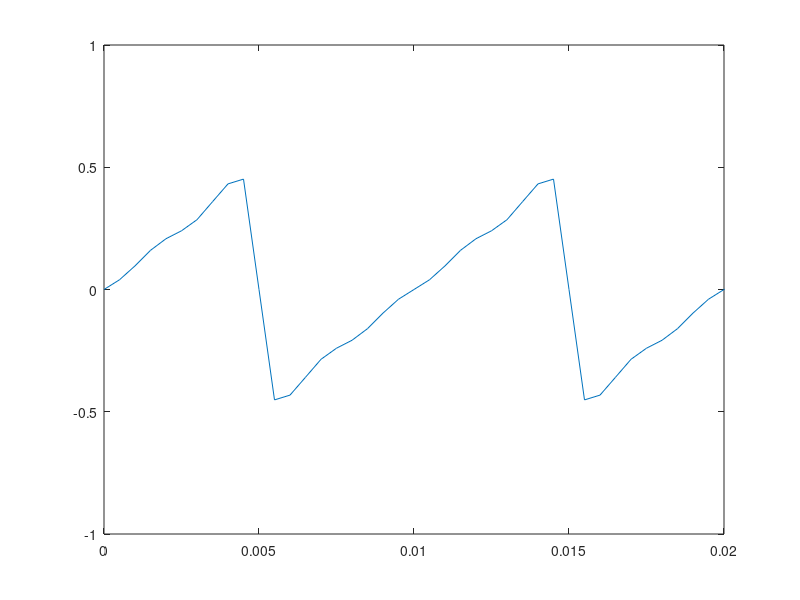

MATLAB code to generate this figure: (Note: this script raises an error after producing the figure.)
% Wave summation example

% Number of sine waves in finite computation
n = 15;
% Amplitude
A = 0.5;
% Sample Rate (samples per second) 
sr = 2000;
% Signal length (in seconds)
s = 2;
% Frequency (in Hz)
f = 100;
% Time axis
tt = 0:1 / sr:s;

wave = 0;

for k = 1:n
    wave = wave + cos(k * pi) * sin(2 * pi * f * k * tt) / k;
end

wave = wave * ((-2 * A) / pi);

plot(tt, wave)
axis([0 0.0200 -1 1]);

spectrogram(wave, hamming(length(wave)/5), [], [], sr, "yaxis");
% spectrogram(wave, [], [], [], sr, "yaxis");

% sound(wave, Hz);
